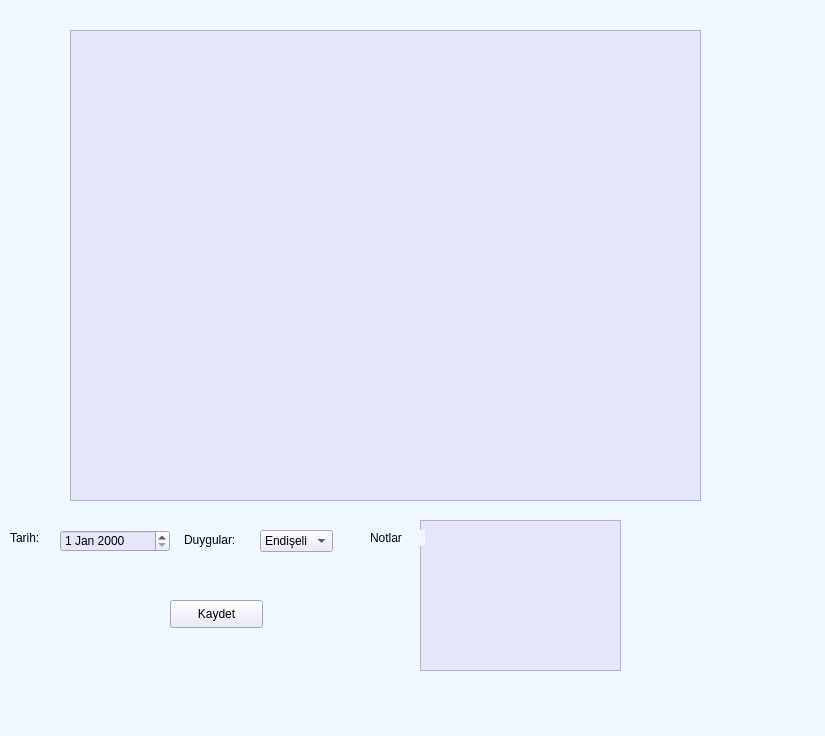
<?xml version="1.0" encoding="UTF-8"?>
<ui version="4.0">
 <class>MainWindow</class>
 <widget class="QMainWindow" name="MainWindow">
  <property name="geometry">
   <rect>
    <x>0</x>
    <y>0</y>
    <width>825</width>
    <height>736</height>
   </rect>
  </property>
  <property name="windowTitle">
   <string>MainWindow</string>
  </property>
  <property name="styleSheet">
   <string notr="true">background-color: #F0F8FF;
``
</string>
  </property>
  <widget class="QWidget" name="centralwidget">
   <widget class="QTableWidget" name="tableWidget_duygular">
    <property name="geometry">
     <rect>
      <x>70</x>
      <y>30</y>
      <width>631</width>
      <height>471</height>
     </rect>
    </property>
    <property name="styleSheet">
     <string notr="true">background-color: #E6E6FA;
</string>
    </property>
   </widget>
   <widget class="QLabel" name="label">
    <property name="geometry">
     <rect>
      <x>10</x>
      <y>530</y>
      <width>55</width>
      <height>16</height>
     </rect>
    </property>
    <property name="text">
     <string>Tarih:</string>
    </property>
   </widget>
   <widget class="QDateEdit" name="dateEdit_tarihDuygu">
    <property name="geometry">
     <rect>
      <x>60</x>
      <y>530</y>
      <width>110</width>
      <height>22</height>
     </rect>
    </property>
    <property name="styleSheet">
     <string notr="true">background-color: #E6E6FA;
</string>
    </property>
   </widget>
   <widget class="QLabel" name="label_2">
    <property name="geometry">
     <rect>
      <x>184</x>
      <y>530</y>
      <width>61</width>
      <height>20</height>
     </rect>
    </property>
    <property name="text">
     <string>Duygular:</string>
    </property>
   </widget>
   <widget class="QComboBox" name="comboBox_duygu">
    <property name="geometry">
     <rect>
      <x>260</x>
      <y>530</y>
      <width>73</width>
      <height>22</height>
     </rect>
    </property>
    <property name="styleSheet">
     <string notr="true">background-color: #E6E6FA;
</string>
    </property>
    <item>
     <property name="text">
      <string>Endişeli</string>
     </property>
    </item>
    <item>
     <property name="text">
      <string>Mutlu</string>
     </property>
    </item>
    <item>
     <property name="text">
      <string>Üzgün</string>
     </property>
    </item>
    <item>
     <property name="text">
      <string>Heyecanlı</string>
     </property>
    </item>
    <item>
     <property name="text">
      <string>Şaşkın</string>
     </property>
    </item>
    <item>
     <property name="text">
      <string>Huzurlu</string>
     </property>
    </item>
    <item>
     <property name="text">
      <string>Kızgın</string>
     </property>
    </item>
    <item>
     <property name="text">
      <string>Depresif</string>
     </property>
    </item>
   </widget>
   <widget class="QTextEdit" name="textEdit_notlar">
    <property name="geometry">
     <rect>
      <x>420</x>
      <y>520</y>
      <width>201</width>
      <height>151</height>
     </rect>
    </property>
    <property name="styleSheet">
     <string notr="true">background-color: #E6E6FA;
</string>
    </property>
   </widget>
   <widget class="QLabel" name="label_3">
    <property name="geometry">
     <rect>
      <x>370</x>
      <y>530</y>
      <width>55</width>
      <height>16</height>
     </rect>
    </property>
    <property name="text">
     <string>Notlar</string>
    </property>
   </widget>
   <widget class="QPushButton" name="pushButtonkaydetDuygu">
    <property name="geometry">
     <rect>
      <x>170</x>
      <y>600</y>
      <width>93</width>
      <height>28</height>
     </rect>
    </property>
    <property name="styleSheet">
     <string notr="true">background-color: #E6E6FA;
</string>
    </property>
    <property name="text">
     <string>Kaydet</string>
    </property>
   </widget>
  </widget>
  <widget class="QMenuBar" name="menubar">
   <property name="geometry">
    <rect>
     <x>0</x>
     <y>0</y>
     <width>825</width>
     <height>26</height>
    </rect>
   </property>
  </widget>
  <widget class="QStatusBar" name="statusbar"/>
 </widget>
 <resources/>
 <connections/>
</ui>
